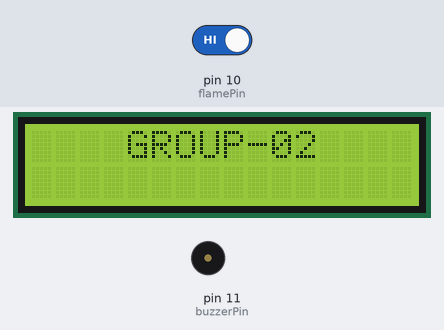
A sketch run on a simulated Arduino Uno, built with avr-gcc and run on an emulated ATmega328P. Parts: 16×2 character LCD, buzzer (waves = sounding, pin HIGH). The test bench sets the inputs (shaded band); at power-on: pin 10 (flamePin) HIGH. What the sketch prints to the serial monitor is not drawn.

Above: at 0.1 s.
At 2.6 s:
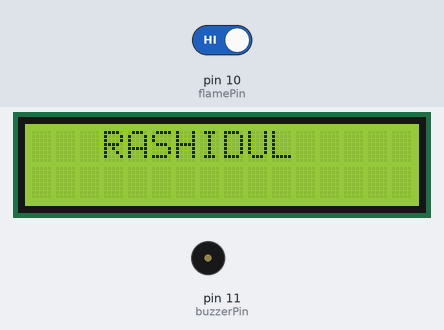
At 7.1 s:
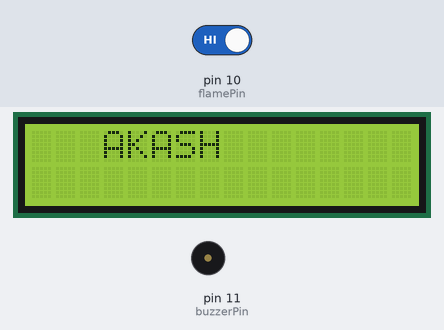
At 11.1 s:
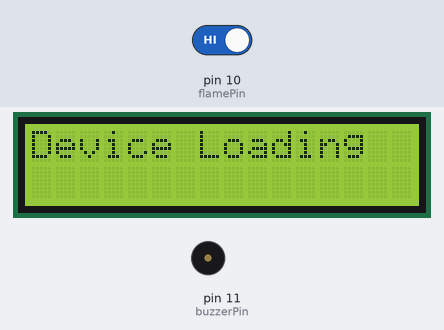
At 19.7 s:
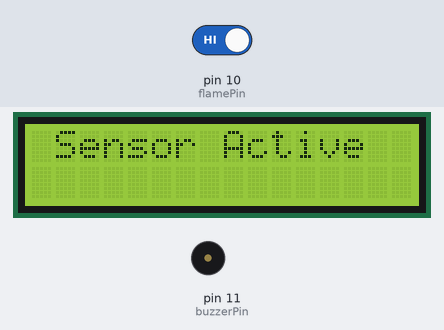
At 21.26 s:
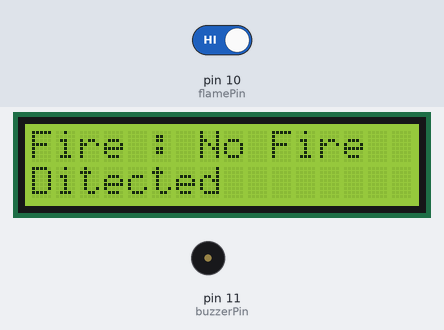

Measured:
- what the display in image 1 shows lasts 1.5 s, from 2.6 s to 4.1 s
- what the display in image 2 shows lasts 1.0 s, from 7.1 s to 8.1 s

The sketch:

Fire_Alarm_System.ino
```cpp
#include <LiquidCrystal.h>
LiquidCrystal lcd(2, 3, 4, 5, 6, 7); // LCD Display (RS,EN,D4,D5,D6,D7)
#define flamePin 10 // Flame Sensor Connected To Arduino
#define buzzerPin 11 //Buzzer Connected To Arduino
void setup() {
Serial.begin(9600);
lcd.begin(16, 2);
pinMode(buzzerPin,OUTPUT);
pinMode(flamePin,INPUT);

lcd.setCursor(0,0);
lcd.print("    GROUP-02 ");
delay(2500);
lcd.clear();
//rashed
lcd.setCursor(0,0);
lcd.print("   RASHIDUL ");
delay(1500);
lcd.clear();
//rashed
lcd.setCursor(0,0);
lcd.print("   MAHIRA ");
delay(1000);
lcd.clear();
//rashed
lcd.setCursor(0,0);
lcd.print("   FARHANA ");
delay(1000);
lcd.clear();
//rashed
lcd.setCursor(0,0);
lcd.print("   SOJIB ");
delay(1000);
lcd.clear();
//rashed
lcd.setCursor(0,0);
lcd.print("   AKASH ");
delay(1000);
lcd.clear();
//rashed
lcd.setCursor(0,0);
lcd.print("   APURBA ");
delay(1000);
lcd.clear();
//rashed
lcd.setCursor(0,0);
lcd.print("   TANZIM ");
delay(1000);
lcd.clear();
//rashed
lcd.setCursor(0,0);
lcd.print("   AJIT ");
delay(1000);
lcd.clear();
//rashed

lcd.setCursor(0, 0);
lcd.print("Device Loading  ");
for(int i = 0; i <15; i++){
if (i==4)
{
lcd.setCursor(0, 1);
lcd.print(".");
}
else lcd.print(".");
delay(500);
}
lcd.setCursor(11, 1);
lcd.print("Done");
delay(1000);
lcd.clear();
lcd.setCursor(1, 0);
lcd.print("Sensor Active");
delay(1500);
lcd.clear();
}
void loop() {
int Flame = digitalRead(flamePin);
if (Flame == LOW)
{
digitalWrite(buzzerPin,HIGH);
lcd.setCursor(0, 0);
lcd.print(" Fire : ");
lcd.print("Fire is ");
lcd.setCursor(0, 1);
lcd.print(" Detected");
Serial.print(Flame);
Serial.print("\t");
Serial.print("Fire is Detected");
}
else if (Flame == HIGH)
{
digitalWrite(buzzerPin,LOW);
lcd.setCursor(0, 0);
lcd.print("Fire : ");
lcd.print("No Fire");
lcd.setCursor(0,1);
lcd.print ("Ditected");
Serial.print(Flame);
Serial.print("\t");
Serial.println("No Fire Ditected");
}
delay(300);
lcd.clear();
}
```
